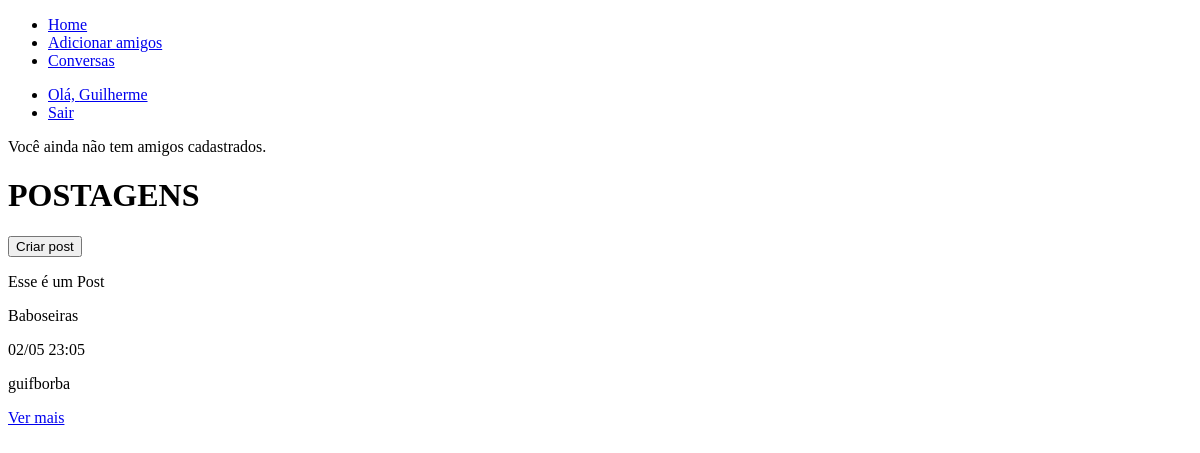
Before: / (signed in) with the older database file.
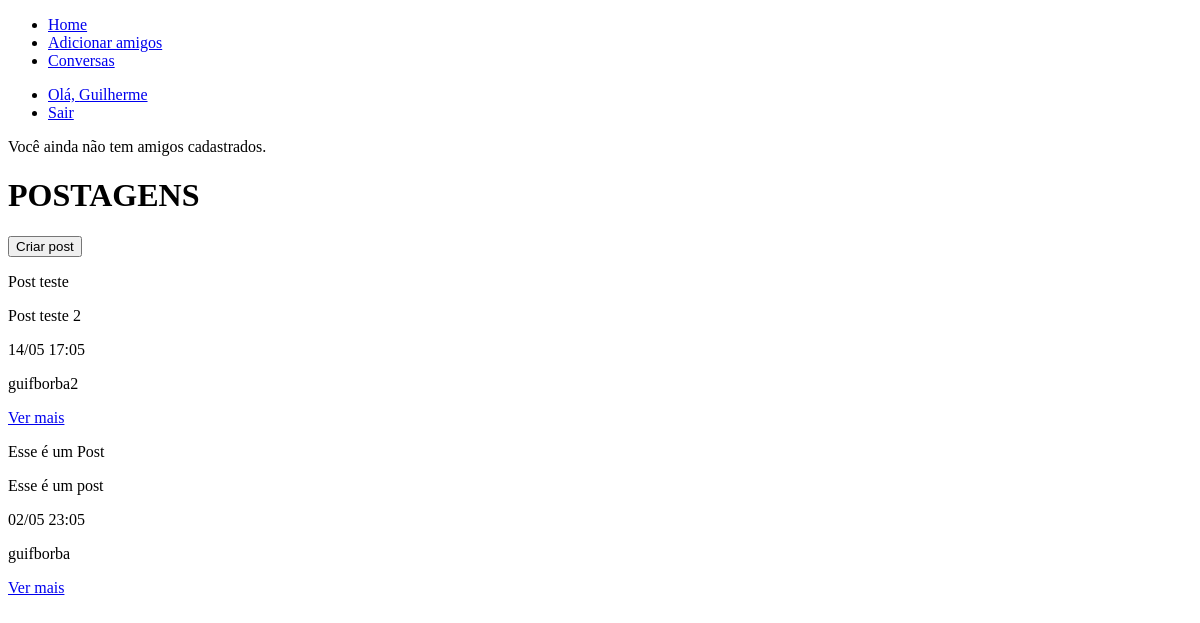
After: the same page with the newer database file.
### rede_social/models.py (models this page shows, shortened)
class Post(models.Model):
    user = models.ForeignKey(User, on_delete=models.CASCADE)
    title = models.CharField(max_length=255)
    content = models.TextField()
    image = models.ImageField(upload_to='posts/%Y/%m/%d/', blank=True, null=True)
    created_at = models.DateTimeField(auto_now_add=True)

### rede_social/views.py (the view)
# urls.py: path('', views.index, name='index'),
@login_required(login_url='login')
def index(request):
    posts = Post.objects.all().order_by('-id')
    friendship = Friendship.objects.filter(user=request.user).first()
    if friendship:
        friends = friendship.friends.all()
    else:
        friends = []
    return render(request, 'pages/index.html', {'posts':posts,'friends': friends})

### rede_social/templates/pages/index.html (shortened to what this page needs)
{% extends "base.html" %}
{% block content %}
    <h1>POSTAGENS</h1>
    <button>Criar post</button>
    {% for post in posts %}
        <p>{{ post.title }}</p>
        <p>{{ post.content }}</p>
        <p>{{ post.created_at|date:'d/m H:m' }}</p>
        <p>{{ post.user }}</p>
        <a href="{% url 'post_detail' post.id %}">Ver mais</a>
    {% endfor %}
{% endblock %}

Changed rows visible on the page:
added Post: title "Post teste", content "Post teste 2", created_at "14/05 17:05", user "guifborba2"
changed Post "Esse é um Post": content "Baboseiras" → "Esse é um post"
